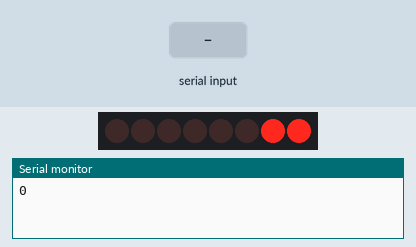
A sketch run on a simulated Arduino Uno, built with avr-gcc and run on an emulated ATmega328P. Shown: 8 shift-register outputs drawn as a row of LEDs (first output left, lit = HIGH), the last lines printed to the serial monitor. The inputs (shaded band) are chosen by the test bench.

Above: at 1.6 s.
1.7 s: "90,45\n" received over Serial
At 2.5 s:
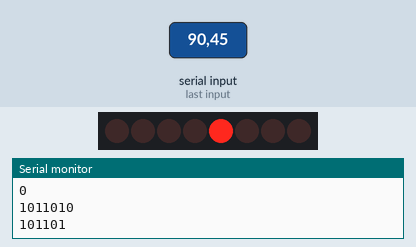
3.5 s: "30,150\n" received over Serial
At 5.1 s:
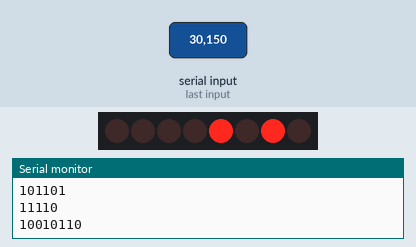
5.4 s: "5\n" received over Serial
At 6.5 s:
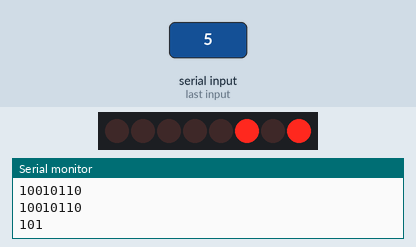
7.0 s: "90\n" received over Serial
At 7.8 s:
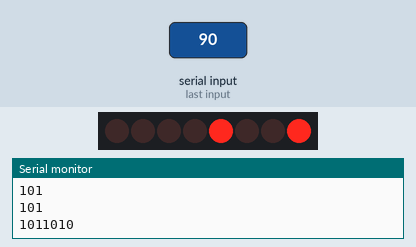
8.6 s: "200\n" received over Serial
At 10.1 s:
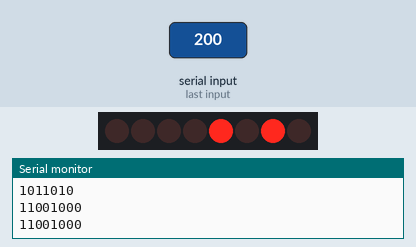
Timing chart, 0 to 11.2 s (numbered marks = the images above; inputs shaded):
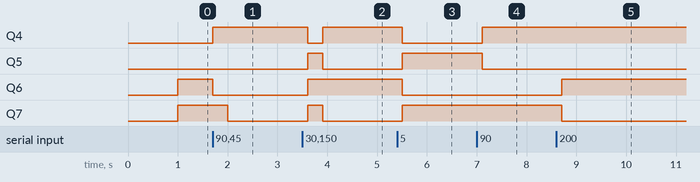

Measured:
- after the input at 1.7 s, Q4: LOW → HIGH at once; Q6: HIGH → LOW at once; Q7: HIGH → LOW after 0.30 s
- after the input at 3.5 s, Q4: HIGH → LOW after 0.11 s, → HIGH 0.30 s later; Q5, Q7: LOW → HIGH after 0.11 s, → LOW 0.30 s later; Q6: LOW → HIGH after 0.11 s
- after the input at 5.4 s, Q4, Q6: HIGH → LOW after 0.11 s; Q5, Q7: LOW → HIGH after 0.11 s
- after the input at 7.0 s, Q4: LOW → HIGH after 0.11 s; Q5: HIGH → LOW after 0.11 s
- after the input at 8.6 s, Q6: LOW → HIGH after 0.11 s; Q7: HIGH → LOW after 0.11 s

The sketch:

sketch_nov01a.ino
```cpp
int incomingByte = 0; // for incoming serial data
int nz = 0;
const int clockPin = 0; // SN74HC164N
const int dataPin = 1;

void setup() {
  // put your setup code here, to run once:
  Serial.begin(9600);
  pinMode(clockPin, OUTPUT);
  pinMode(dataPin, OUTPUT);

}

void loop() {
  // put your main code here, to run repeatedly:
  incomingByte = Serial.parseInt(); // 32767
  if(incomingByte == 0) {
    nz = nz;
  }
  else {
    nz = incomingByte;
  }
  shiftOut(dataPin, clockPin, LSBFIRST, Serial.println(nz, BIN));
  delay(300);

}
```
